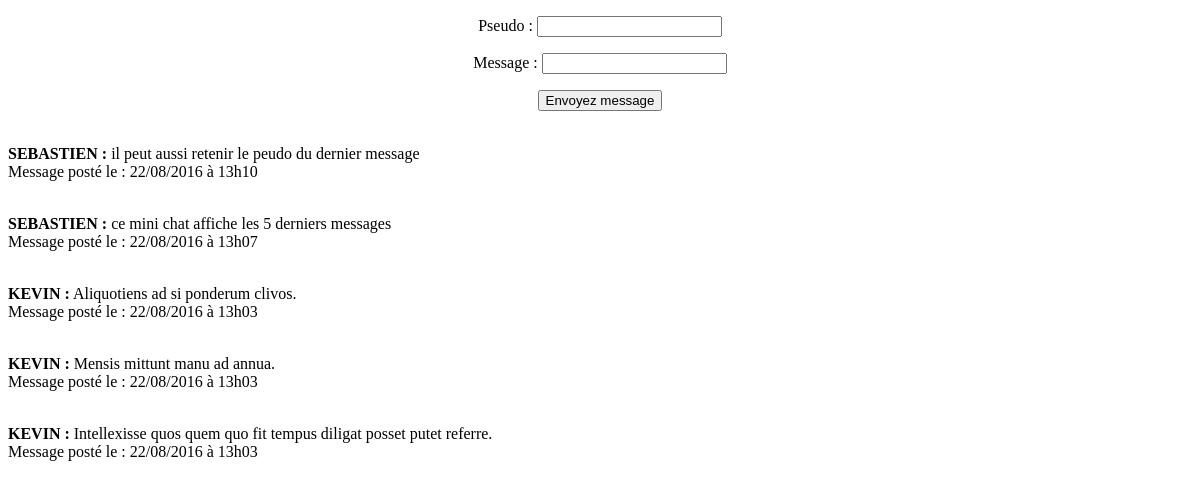
Page /FICHIER_TP_MINI_CHAT/mini_chat_2.php on the committed database.
### tables this page shows
CREATE TABLE `mini_chat_2` (
  `ID` int(11) NOT NULL,
  `auteur` varchar(255) NOT NULL,
  `message` text NOT NULL,
  `date` datetime NOT NULL
);

### FICHIER_TP_MINI_CHAT/mini_chat_2.php (the view, shortened to what this page needs)
<!DOCTYPE html>
<html>
<head>
	<link href="mini_chat_2.css" type="text/css" rel="stylesheet" />
</head>
<body>
	<form method="post" action="mini_chat_2_post.php">
		<p>Pseudo : <input type="text" name="pseudo" <?php if(isset($_GET['pseudo'])){?> value="<?php echo htmlspecialchars($_GET['pseudo']); }?>"/></p>
		<p>Message : <input type="text" name="message"/></p>
		<input type="submit" value="Envoyez message"/>
	</form>
<?php
include('connexion_bdd.php');
$req = $bdd->query('SELECT UPPER(auteur) auteur_maj, message, DATE_FORMAT(date, \'%d/%m/%Y à %Hh%i\') AS date FROM mini_chat_2 ORDER BY ID DESC LIMIT 0,5');
while($données = $req->fetch()){
	echo '<p> </br> <strong>'.htmlspecialchars($données['auteur_maj']).' :</strong>  '.htmlspecialchars(nl2br($données['message'])).'</br> Message posté le  : '.htmlspecialchars($données['date']).'</p>';
}
?>
</body>
</html>

### FICHIER_TP_MINI_CHAT/mini_chat_2.css (style rules this page uses)
form { text-align : center; }

### rows in the picture
mini_chat_2: auteur_maj "SEBASTIEN", message "il peut aussi retenir le peudo du dernier message", date "22/08/2016 à 13h10"
mini_chat_2: auteur_maj "SEBASTIEN", message "ce mini chat affiche les 5 derniers messages", date "22/08/2016 à 13h07"
mini_chat_2: auteur_maj "KEVIN", message "Aliquotiens ad si ponderum clivos.", date "22/08/2016 à 13h03"
mini_chat_2: auteur_maj "KEVIN", message "Mensis mittunt manu ad annua.", date "22/08/2016 à 13h03"
mini_chat_2: auteur_maj "KEVIN", message "Intellexisse quos quem quo fit tempus diligat posset putet referre.", date "22/08/2016 à 13h03"
